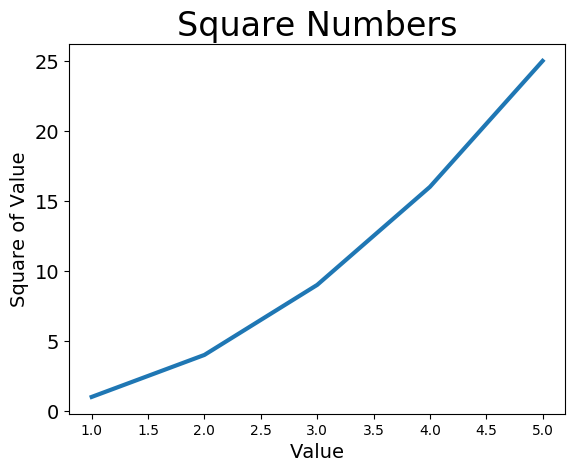

Here is the Python script that generated this plot:
# -*- coding: utf-8 -*-

"""绘制一个简单的折线图，再对其进行定制，以实现信息更丰富的数据可视化"""

import matplotlib.pyplot as plt   #导入模块pyplot，包含很多用于生成图表的函数

input_values = [1,2,3,4,5]  #输入列表
squares = [1,4,9,16,25]     #输出列表

# 函数plot()根据两个列表的数字绘制有意义的图形
plt.plot(input_values,squares,linewidth=3)   #线条粗细

# 设置图标标题，并给坐标轴加上标签
plt.title("square numbers".title(),fontsize=24)
plt.xlabel("Value",fontsize=14)
plt.ylabel("Square of Value",fontsize=14)

# 设置刻度标记的大小
plt.tick_params(axis='y',labelsize=14)   #both、x或y轴

plt.savefig('one_plot_squares.png',bbox_inches='tight')
#plt.show()  #打开matplotlib查看器，并显示绘制的图形